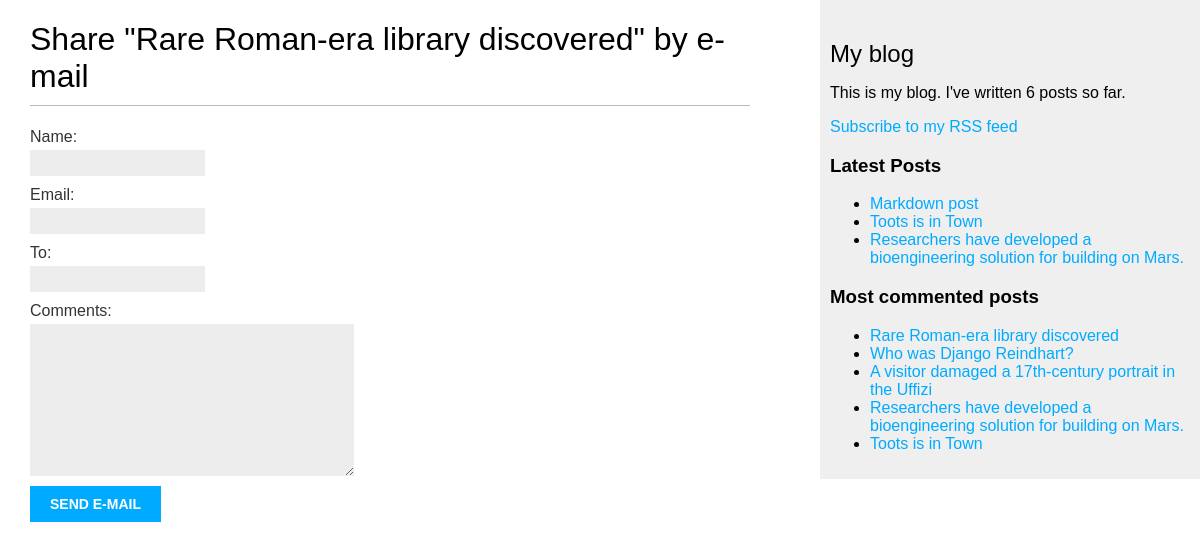
The app's page /2/share/ with its own data.
### blog/models.py (models this page shows, shortened)
class Post(models.Model):
    class Status(models.TextChoices):
        DRAFT = "DF", "Draft"
        PUBLISHED = "PB", "Published"
    title = models.CharField(max_length=250)
    slug = models.SlugField(max_length=250, unique_for_date="publish")
    author = models.ForeignKey(
        User, on_delete=models.CASCADE, related_name="blog_posts"
    )
    body = models.TextField()
    publish = models.DateTimeField(default=timezone.now)
    created = models.DateTimeField(auto_now_add=True)
    updated = models.DateTimeField(auto_now=True)
    status = models.CharField(
        max_length=2, choices=Status.choices, default=Status.DRAFT
    )
    tags = TaggableManager()
    objects = models.Manager()
    published = PublishedManager()
    class Meta:
        ordering = ["-publish"]
        indexes = [
            models.Index(fields=["-publish"]),
        ]
    def get_absolute_url(self):
        return reverse(
            "blog:post_detail",
            args=[self.publish.year, self.publish.month, self.publish.day, self.slug],
        )

### blog/views.py (the view)
# urls.py: path("<int:post_id>/share/", views.post_share, name="post_share"),
def post_share(request, post_id):
    post = get_object_or_404(Post, id=post_id, status=Post.Status.PUBLISHED)
    sent = False
    if request.method == "POST":
        form = EmailPostForm(request.POST)
        if form.is_valid():
            cd = form.cleaned_data
            post_url = request.build_absolute_uri(post.get_absolute_url())
            subject = f"{cd['name']} recommends you read " f"{post.title}"
            message = (
                f"Read {post.title} at {post_url}\n\n"
                f"{cd['name']}'s comments: {cd['comments']}"
            )
            send_mail(subject, message, "lernagorc90@gmail.com", {cd["to"]})
            sent = True
    else:
        form = EmailPostForm()
    return render(
        request, "blog/post/share.html", {"post": post, "form": form, "sent": sent}
    )

### blog/forms.py
class EmailPostForm(forms.Form):
    name = forms.CharField(max_length=25)
    email = forms.EmailField()
    to = forms.EmailField()
    comments = forms.CharField(required=False, widget=forms.Textarea)

### blog/models.py (called while the page is built)
    def get_queryset(self):
        return super().get_queryset().filter(status=Post.Status.PUBLISHED)

### blog/templatetags/blog_tags.py (called while the page is built)
@register.simple_tag
def total_posts():
    return Post.published.count()

@register.inclusion_tag("blog/post/latest_posts.html")
def show_latest_posts(count=5):
    latest_posts = Post.published.order_by("-publish")[:count]
    return {"latest_posts": latest_posts}

@register.simple_tag
def get_most_commented_posts(count=5):
    return Post.published.annotate(total_comments=Count("comments")).order_by(
        "-total_comments"
    )[:count]

### blog/templates/blog/post/share.html (shortened to what this page needs)
{% extends "blog/base.html" %}
{% block content %}
  {% if sent %}
    <h1>E-mail successfully sent</h1>
    <p>
        "{{ post.title }}" was successfully sent
        to {{ form.cleaned_data.to }}.
    </p>
  {% else %}
    <h1>Share "{{ post.title }}" by e-mail</h1>
    <form method="post">
        {{ form.as_p }}
        <input type="submit" value="Send e-mail">
    </form>
  {% endif %}
{% endblock %}

### blog/templates/blog/base.html (shortened to what this page needs)
{% load blog_tags %}
{% load static %}
<!DOCTYPE html>
<html>
<head>
    <link href="{% static 'blog/css/blog.css' %}" rel="stylesheet">
</head>
<body>
  <div id="content">
      {% block content %}
      {% endblock %}
  </div>
  <div id="sidebar">
      <h2>My blog</h2>
      <p>This is my blog.
      I've written {% total_posts %} posts so far.
      </p>
      <p>
          <a href="{% url "blog:post_feed" %}">
          Subscribe to my RSS feed</a>
      </p>
      <h3>Latest Posts</h3>
      {% show_latest_posts 3 %}
      <h3>Most commented posts</h3>
      {% get_most_commented_posts as most_commented_posts %}
      <ul>
          {% for post in most_commented_posts %}
          <li>
              <a href="{{ post.get_absolute_url }}">{{ post.title }}</a>
          </li>
          {% endfor %}
      </ul>
  </div>
</body>
</html>

### blog/templates/blog/post/latest_posts.html
<ul>
  {% for post in latest_posts %}
    <li>
      <a href="{{ post.get_absolute_url }}">{{ post.title }}</a>
    </li>
  {% endfor %}
</ul>

### blog/static/blog/css/blog.css (style rules this page uses)
body { margin:0; padding:0; font-family:helvetica, sans-serif; }
a { color:#00abff; text-decoration:none; }
h1 { font-weight:normal; border-bottom:1px solid #bbb; padding:0 0 10px 0; }
h2 { font-weight:normal; margin:30px 0 0; }
#content { float:left; width:60%; padding:0 0 0 30px; }
#sidebar { float:right; width:30%; padding:10px; background:#efefef; height:100%; }
label { float:left; clear:both; color:#333; margin-bottom:4px; }
input, textarea { clear:both; float:left; margin:0 0 10px; background:#ededed; border:0; padding:6px 10px; font-size:12px; }
input[type=submit] { font-weight:bold; background:#00abff; color:#fff; padding:10px 20px; font-size:14px; text-transform:uppercase; }

### records on screen
Post: title "Rare Roman-era library discovered"
Post: title "Markdown post"
Post: title "Toots is in Town"
Post: title "Researchers have developed a bioengineering solution for building on Mars."
Post: title "Who was Django Reindhart?"
Post: title "A visitor damaged a 17th-century portrait in the Uffizi"
